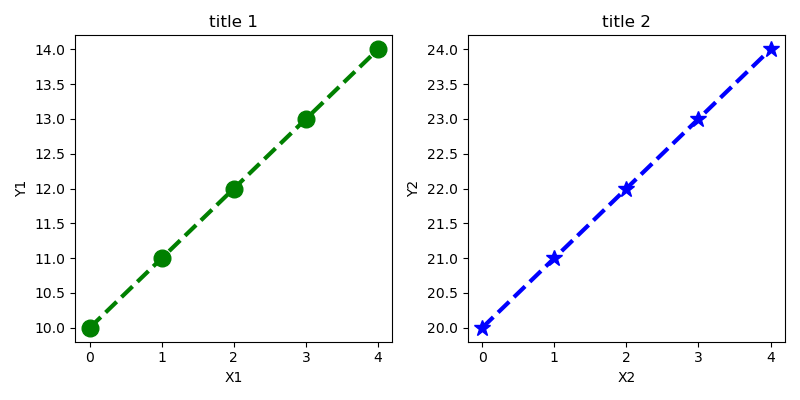

Recreate this plot in Python.
"""c14_5.py """

import matplotlib.pyplot as plt

pt1_x = [0, 1, 2, 3, 4]
pt1_y = [10, 11, 12, 13, 14]

pt2_x = [0, 1, 2, 3, 4]
pt2_y = [20, 21, 22, 23, 24]

fig, (ax1, ax2) = plt.subplots(1, 2, figsize=(8, 4))
ax1.plot(pt1_x, pt1_y, 'go--', linewidth=3, markersize=12)
ax1.set_title("title 1")
ax1.set_xlabel("X1")
ax1.set_ylabel("Y1")

ax2.plot(pt2_x, pt2_y, 'b*--', linewidth=3, markersize=12)
ax2.set_title("title 2")
ax2.set_xlabel("X2")
ax2.set_ylabel("Y2")
plt.tight_layout()
# plt.show()
plt.savefig("c14_5.png")
